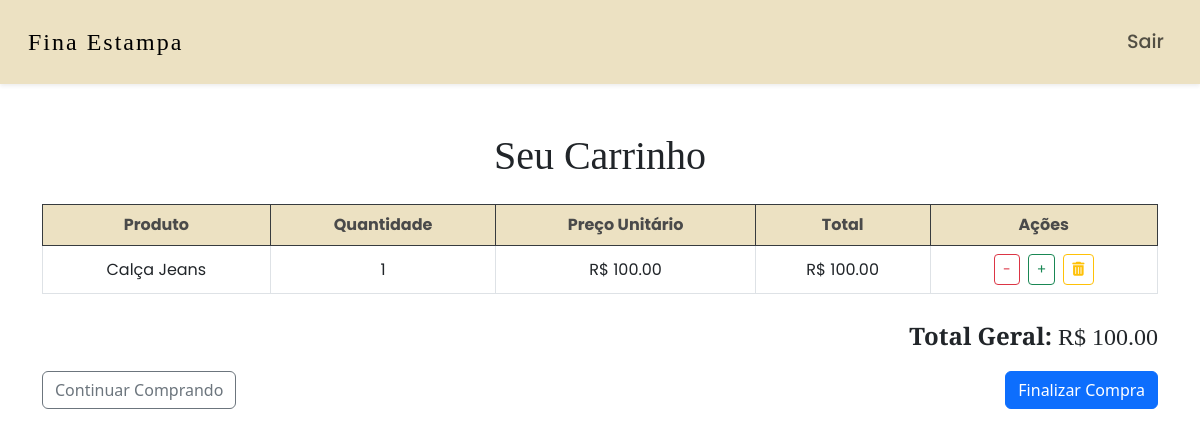
/carrinho/ (signed in), run on the app's committed database.
### loja/models.py (models this page shows, shortened)
class ProdutoCarrinho(models.Model):
    carrinho = models.ForeignKey(Carrinho, on_delete = models.CASCADE)
    produto = models.ForeignKey(Produto, on_delete = models.CASCADE)
    quantidade = models.PositiveIntegerField(default=0)
    @property
    def total(self):
        return self.quantidade * self.produto.preco

class Produto(models.Model):
    nome = models.CharField(max_length=255)
    codigo = models.CharField(max_length=5, unique = True)
    descricao = models.TextField()
    preco = models.DecimalField(max_digits = 10, decimal_places = 2)
    imagem = models.ImageField(upload_to='produto_imagens/', blank=True, null=True)

### loja/views.py (the view)
# urls.py: path('carrinho/', carrinho_view, name='carrinho'),
@login_required
def carrinho_view(request):
    cliente = Cliente.objects.get(user=request.user)
    carrinho = Carrinho.objects.filter(cliente=cliente).first()
    itens = carrinho.produtocarrinho_set.all() if carrinho else []
    total_geral = sum(item.produto.preco * item.quantidade for item in itens)
    return render(request, 'carrinho.html', {'carrinho': carrinho, 'itens': itens, 'total_geral': total_geral})

### loja/templates/carrinho.html (shortened to what this page needs)
<!DOCTYPE html>
<html lang="en">
<head>
    <link href="https://cdn.jsdelivr.net/npm/bootstrap@5.3.0-alpha1/dist/css/bootstrap.min.css" rel="stylesheet">
    <link rel="stylesheet" href="https://cdnjs.cloudflare.com/ajax/libs/font-awesome/6.0.0-beta3/css/all.min.css">
</head>
<body>
    <nav class="navbar navbar-expand-lg navbar-light shadow-sm">
        <div class="container-fluid">
            <a class="navbar-brand" href="#">Fina Estampa</a>
            <div class="collapse navbar-collapse" id="navbarNav">
                <ul class="navbar-nav ms-auto">
                    <li class="nav-item">
                        <a class="nav-link" href="/sair/">Sair</a>
                    </li>
                </ul>
            </div>
        </div>
    </nav>
    <div class="container mt-5">
        <h1 class="text-center mb-4">Seu Carrinho</h1>
        <table class="table table-hover table-bordered">
            <thead class="table-dark text-center">
                <tr>
                    <th>Produto</th>
                    <th>Quantidade</th>
                    <th>Preço Unitário</th>
                    <th>Total</th>
                    <th>Ações</th>
                </tr>
            </thead>
            <tbody>
                {% for item in itens %}
                <tr class="text-center">
                    <td>{{ item.produto.nome }}</td>
                    <td>{{ item.quantidade }}</td>
                    <td>R$ {{ item.produto.preco }}</td>
                    <td>R$ {{ item.total|floatformat:2 }}</td>
                    <td>
                        <div class="d-flex justify-content-center">
                            <form method="post" action="{% url 'diminuir_quantidade' item.produto.codigo %}" class="me-2">
                                <button type="submit" class="btn btn-sm btn-outline-danger">-</button>
                            </form>
                            <form method="post" action="{% url 'aumentar_quantidade' item.produto.codigo %}" class="me-2">
                                <button type="submit" class="btn btn-sm btn-outline-success">+</button>
                            </form>
                            <form method="post" action="{% url 'remover_do_carrinho' item.produto.codigo %}">
                                <button type="submit" class="btn btn-sm btn-outline-warning">
                                    <i class="fas fa-trash-alt"></i>
                                </button>
                            </form>
                        </div>
                    </td>
                </tr>
                {% endfor %}
            </tbody>
        </table>
        <div class="total-section text-end mt-4">
            <p><strong>Total Geral:</strong> R$ {{ total_geral|floatformat:2 }}</p>
        </div>
        <div class="d-flex justify-content-between mt-3">
            <a href="{% url 'homepage' %}" class="btn btn-outline-secondary">Continuar Comprando</a>
            <a href="{% url 'finalizar_compra' %}" class="btn btn-primary">Finalizar Compra</a>
        </div>
    </div>
</body>
</html>

### loja/templates/carrinho.html (style rules this page uses)
.navbar { font-family: 'Poppins', sans-serif; font-size: 1.2rem; padding: 1.2rem 1rem; background-color: #ece1c2; }
.navbar-brand { font-family: 'Playfair Display', serif; font-size: 1.5rem; letter-spacing: 2px; }
.nav-link { font-weight: 500; transition: color 0.3s ease; }
.text-center { font-family: 'Playfair Display', serif; }
table th, table td { font-family: 'Poppins', sans-serif; font-size: 1rem; vertical-align: middle; }
.table-dark th { background-color: #ece1c2; color: #4a4a4a; }
.total-section { font-family: 'Playfair Display', serif; font-size: 1.5rem; }

### data on the page
ProdutoCarrinho: produto.nome "Calça Jeans", quantidade "1", produto.preco "100.00", total "100.00"

### other printed values
{{ total_geral|floatformat:2 }} "100.00"
